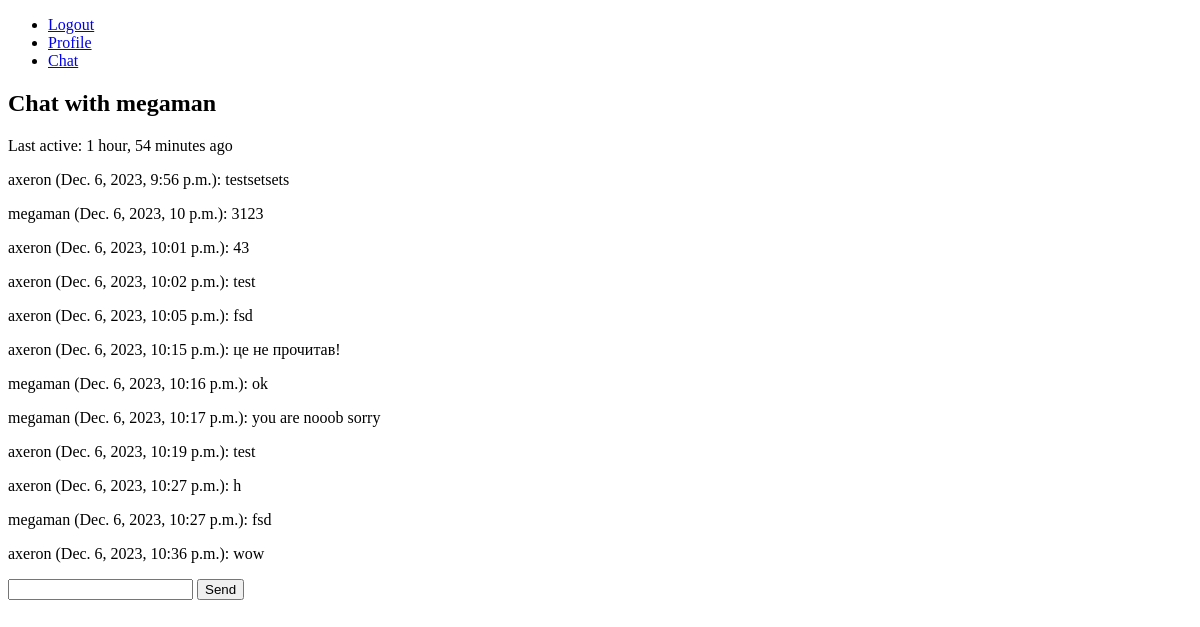
Before: /chat/user/2/ (signed in) with the older database file.
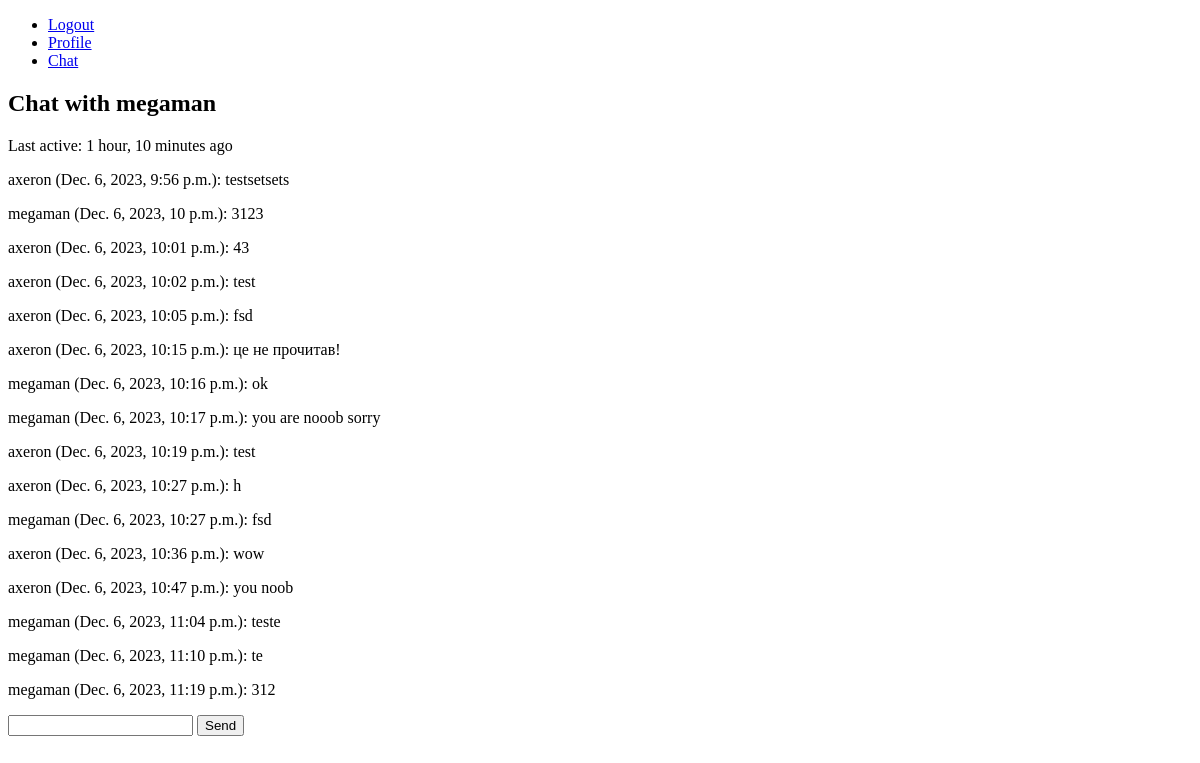
After: the same page with the newer database file.
### accounts/models.py (models this page shows, shortened)
class CustomUser(AbstractUser):
    email = models.EmailField(unique=True)
    avatar = models.ImageField(upload_to='avatars/', null=True, blank=True)

### chat/models.py (models this page shows, shortened)
class UserStatus(models.Model):
    user = models.OneToOneField(CustomUser, on_delete=models.CASCADE)
    is_online = models.BooleanField(default=False)
    last_message = models.ForeignKey('Message', on_delete=models.SET_NULL, null=True, blank=True)
    last_activity = models.DateTimeField(default=timezone.now)

class Message(models.Model):
    sender = models.ForeignKey(CustomUser, on_delete=models.CASCADE, related_name='sent_messages')
    receiver = models.ForeignKey(CustomUser, on_delete=models.CASCADE, related_name='received_messages')
    content = models.TextField()
    timestamp = models.DateTimeField(auto_now_add=True)

### chat/views.py (the view)
# urls.py: path('user/<int:user_id>/', chat_with_user, name='chat_with_user'),
@login_required
def chat_with_user(request, user_id):
    other_user = CustomUser.objects.get(pk=user_id)
    messages = Message.objects.filter(
        (models.Q(sender=request.user) & models.Q(receiver=other_user)) |
        (models.Q(sender=other_user) & models.Q(receiver=request.user))
    ).order_by('timestamp')
    try:
        other_user_status = UserStatus.objects.get(user=other_user)
        last_activity = other_user_status.last_activity
        try:
            sender_check = MessageCheck.objects.get(user=request.user, other_user=other_user)
        except MessageCheck.DoesNotExist:
            sender_check = MessageCheck.objects.create(user=request.user, other_user=other_user)
        sender_check.last_checked = timezone.now()
        sender_check.save()
    except ObjectDoesNotExist:
        last_activity = None
    context = {'other_user': other_user, 'messages': messages, 'last_activity': last_activity}
    return render(request, 'chat/chat_with_user.html', context)

### chat/templates/chat/chat_with_user.html (shortened to what this page needs)
{% extends 'base.html' %}
{% block content %}
<h2>Chat with {{ other_user.username }}</h2>
{% if last_activity %}
  <p>Last active: {{ last_activity|timesince }} ago</p>
{% endif %}
  <div id="chat-messages">
    {% for message in messages %}
      <p>{{ message.sender.username }} ({{ message.timestamp }}): {{ message.content }}</p>
    {% endfor %}
  </div>
<form method="post" action="{% url 'send_message' other_user.id %}" id="message-form">
    <input type="text" name="content" required>
    <button type="submit">Send</button>
</form>
{% endblock %}

### mychat/templates/base.html (shortened to what this page needs)
<!DOCTYPE html>
<html lang="en">
<head>
</head>
<body>
    <div>
        <nav>
            <ul>
                {% if user.is_authenticated %}
                    <li><a href="{% url 'logout' %}">Logout</a></li>
                    <li><a href="{% url 'user_profile' %}">Profile</a></li>
                {% else %}
                    <li><a href="{% url 'register' %}">Register</a></li>
                    <li><a href="{% url 'login' %}">Login</a></li>
                {% endif %}
                <li><a href="{% url 'chat_home' %}">Chat</a></li>
            </ul>
        </nav>
        {% block content %}
        {% endblock %}
    </div>
</body>
</html>

Changed rows visible on the page:
changed UserStatus: last_activity "1 hour, 54 minutes" → "1 hour, 10 minutes"
added Message: sender.username "axeron", timestamp "Dec. 6, 2023, 10:47 p.m.", content "you noob"
added Message: sender.username "megaman", timestamp "Dec. 6, 2023, 11:04 p.m.", content "teste"
added Message: sender.username "megaman", timestamp "Dec. 6, 2023, 11:10 p.m.", content "te"
added Message: sender.username "megaman", timestamp "Dec. 6, 2023, 11:19 p.m.", content "312"
